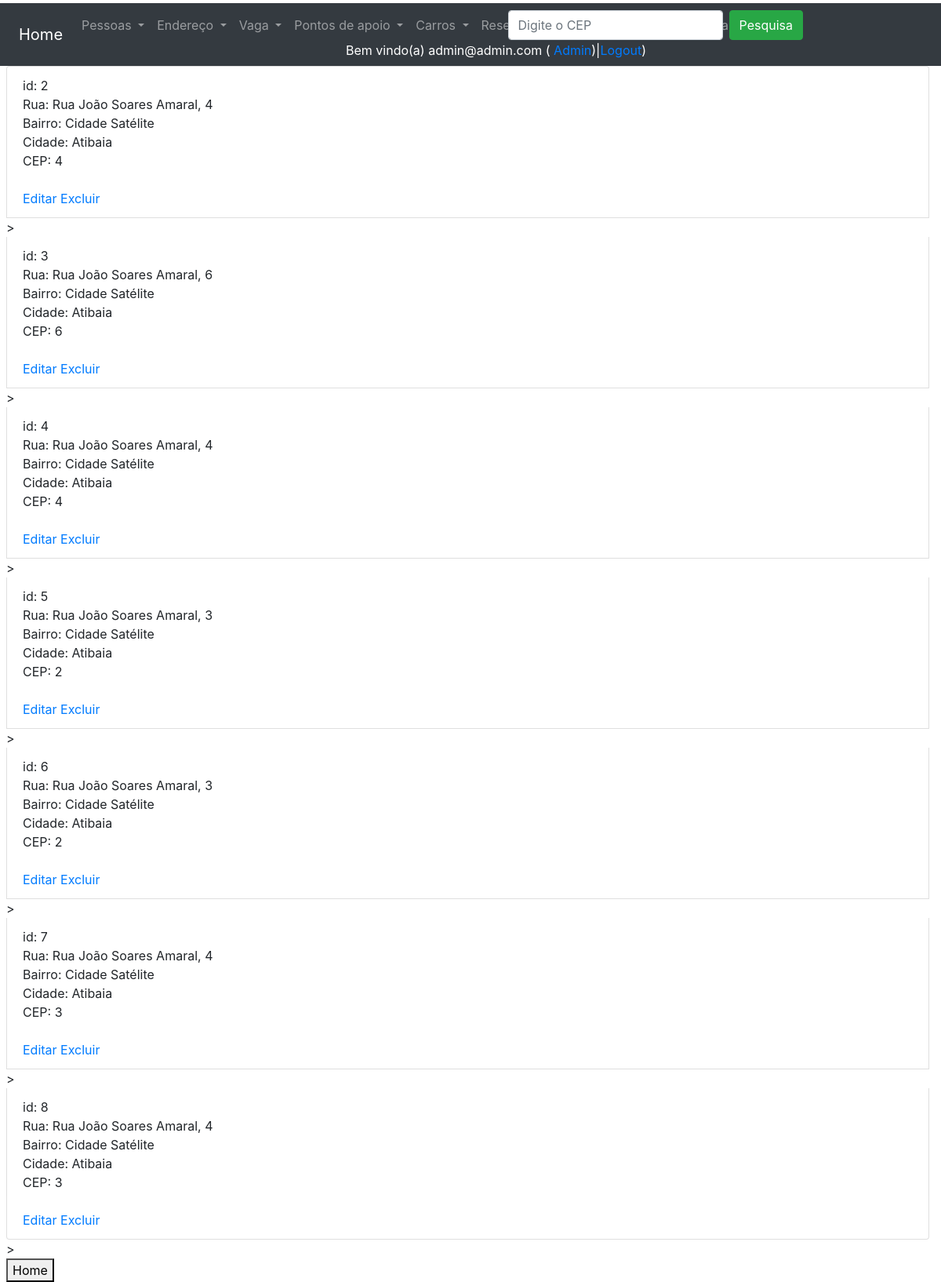
/listagemEnderecos/ (signed in), run on an earlier commit of the app's database.
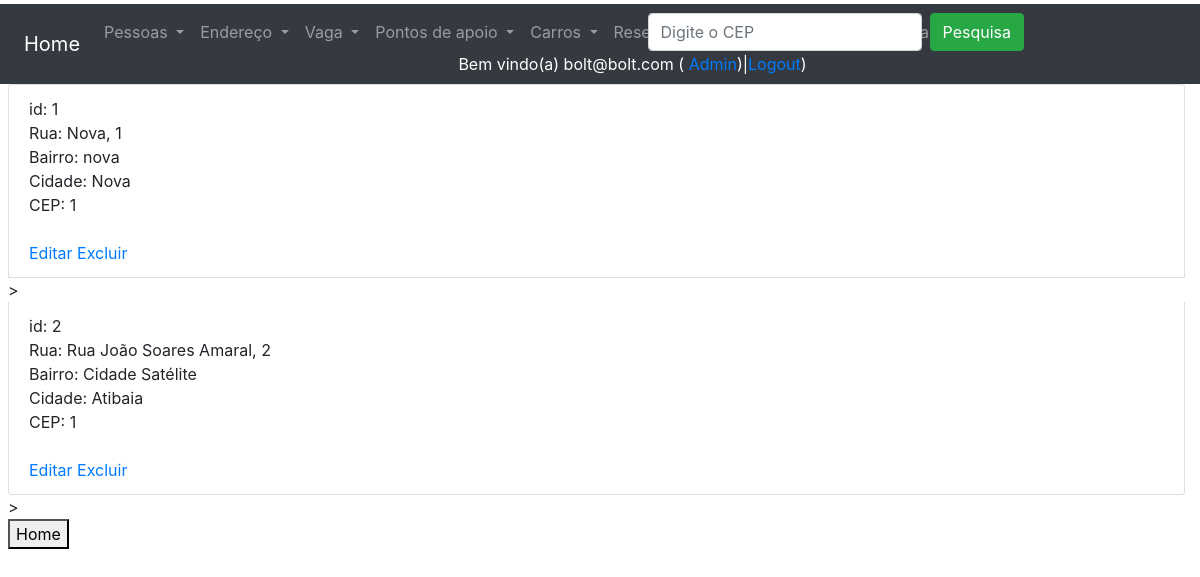
And on a later commit of the database.
### users/models.py (models this page shows, shortened)
class CustomUser(AbstractUser):
    username = None
    email = models.EmailField(_("email address"), unique=True)
    USERNAME_FIELD = "email"
    REQUIRED_FIELDS = []
    objects = CustomUserManager()

### core/models.py (models this page shows, shortened)
class Endereco(models.Model):
    rua = models.CharField(max_length=100, verbose_name='Rua')
    cidade = models.CharField(max_length=50, verbose_name='Cidade')
    numero = models.IntegerField(default=0, verbose_name='Número')
    bairro = models.CharField(max_length=50, verbose_name='Bairro')
    cep = models.IntegerField(default=0000000, verbose_name='CEP')
    class Meta:
        verbose_name_plural = 'Endereços'

### core/views.py (the view)
# urls.py: path('listagemEnderecos/', listagemEnderecos, name='url_listagem_enderecos'),
def listagemEnderecos(request):
    if request.user.is_staff:
        if request.POST and request.POST['input_pesquisa']:
            dados = Endereco.objects.filter(placa__icontains=request.POST['input_pesquisa'])
        else:
            dados = Endereco.objects.all()
        contexto = {'dados': dados, 'text_input': 'Digite o CEP', 'listagem': 'listagem'}
        return render(request, 'core/listagem_enderecos.html', contexto)
    return render(request, 'aviso.html')

### core/templates/core/listagem_enderecos.html (shortened to what this page needs)
{% extends 'base.html' %}
{% load static %}
{% block main %}
<ul class="list-group">
    {% for i in dados %}
    <li class="list-group-item">
        id: {{ i.id }} <br>
        Rua: {{ i.rua }}, {{ i.numero }} <br>
        Bairro: {{ i.bairro }}<br>
        Cidade: {{ i.cidade }} <br>
        CEP: {{ i.cep }} <br>
        <br>
        <a href="{% url 'url_altera_endereco' i.id %}">Editar</a>
        <a href="{% url 'url_exclui_endereco' i.id %}">Excluir</a>
    </li>
    >
    {% endfor %}
</ul>
<button onclick="window.location.href='/'">Home</button>
{% endblock %}

### templates/base.html (shortened to what this page needs)
<!DOCTYPE html>
<html lang="en">
<head>
    <link rel="stylesheet" href="https://cdn.jsdelivr.net/npm/bootstrap@4.6.2/dist/css/bootstrap.min.css">
</head>
<body>
<div class="container-fluid pt-1 pl-2">
    <div class="row bg-dark">
        <div class="col-12">
            <nav class="navbar navbar-expand-sm bg-dark navbar-dark">
                <a class="navbar-brand" href="/">Home</a>
                <div class="collapse navbar-collapse row w-100" id="collapsibleNavbar">
                    <div class="col-6">
                        <ul class="navbar-nav">
                            <li class="nav-item dropdown">
                                <a class="nav-link dropdown-toggle" href="#" id="navbardrop" data-toggle="dropdown">
                                    Pessoas
                                </a>
                            </li>
                            <li class="nav-item dropdown">
                                <a class="nav-link dropdown-toggle" href="#" id="navbardrop1" data-toggle="dropdown">
                                    Endereço
                                </a>
                            </li>
                            <li class="nav-item dropdown">
                                <a class="nav-link dropdown-toggle" href="#" id="navbardrop1" data-toggle="dropdown">
                                    Vaga
                                </a>
                            </li>
                            <li class="nav-item dropdown">
                                <a class="nav-link dropdown-toggle" href="#" id="navbardrop1" data-toggle="dropdown">
                                    Pontos de apoio
                                </a>
                            </li>
                            <li class="nav-item dropdown">
                                <a class="nav-link dropdown-toggle" href="#" id="navbardrop1" data-toggle="dropdown">
                                    Carros
                                </a>
                            </li>
                            <li class="nav-item dropdown">
                                <a class="nav-link dropdown-toggle" href="#" id="navbardrop1" data-toggle="dropdown">
                                    Reservas
                                </a>
                            </li>
                            <li class="nav-item dropdown">
                                <a class="nav-link dropdown-toggle" href="#" id="navbardrop1" data-toggle="dropdown">
                                </a>
                            </li>
                            <li class="nav-item dropdown">
                                <a class="nav-link dropdown-toggle" href="#" id="navbardrop1" data-toggle="dropdown">
                                </a>
                            </li>
                        </ul>
                    </div>
                    <div class="col">
                        {% if listagem %}
                            <form class="form-inline" method="post">
                                <input class="form-control mr-sm-2" type="text" placeholder="{{ text_input }}"
                                       name="input_pesquisa">
                                <button class="btn btn-success" type="submit">Pesquisa</button>
                            </form>
                        {% endif %}
                    </div>
                    <div class="col text-white d-flex justify-content-center align-items-center">
                        {% if user.get_username %}
                            Bem vindo(a) {{ user.get_username }} (&nbsp;
                            <a href="/admin/">Admin</a>)|
                            <a href="/accounts/logout/">Logout</a>)
                        {% else %}
                            Usuário(a) não autenticado(a) (
                            <a href="/accounts/login">Login</a> |
                            <a href="/accounts/registrar/">Registrar</a> )
                        {% endif %}
                    </div>
                </div>
            </nav>
        </div>
    </div>
    {% block main %}
    {% endblock %}
</div>
</body>
</html>

What changed in the data, as far as the page shows it:
removed Endereco: id "3", rua "Rua João Soares Amaral", numero "6", bairro "Cidade Satélite", cidade "Atibaia", cep "6"
removed Endereco: id "4", rua "Rua João Soares Amaral", numero "4", bairro "Cidade Satélite", cidade "Atibaia", cep "4"
removed Endereco: id "5", rua "Rua João Soares Amaral", numero "3", bairro "Cidade Satélite", cidade "Atibaia", cep "2"
removed Endereco: id "6", rua "Rua João Soares Amaral", numero "3", bairro "Cidade Satélite", cidade "Atibaia", cep "2"
removed Endereco: id "7", rua "Rua João Soares Amaral", numero "4", bairro "Cidade Satélite", cidade "Atibaia", cep "3"
removed Endereco: id "8", rua "Rua João Soares Amaral", numero "4", bairro "Cidade Satélite", cidade "Atibaia", cep "3"
changed CustomUser: get_username "admin@admin.com" → "bolt@bolt.com"
added Endereco: id "1", rua "Nova", numero "1", bairro "nova", cidade "Nova", cep "1"
changed Endereco "Rua João Soares Amaral": numero "4" → "2"; cep "4" → "1"
